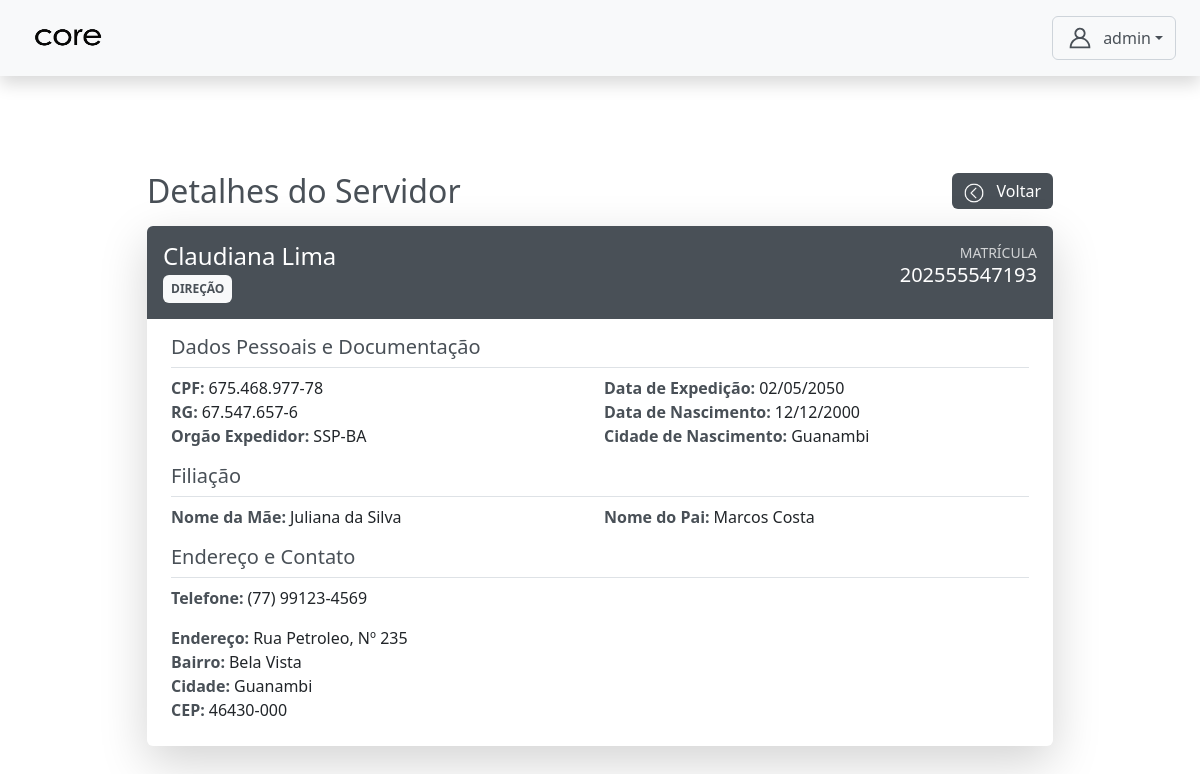
The page /autenticacao/admin/servidores/22/ver/ (signed in) on the database its author committed.
### core/models.py (models this page shows, shortened)
class CustomUser(AbstractUser):
    TIPO_CHOICES = (
        ('admin', 'Admin'),
        ('professor', 'Professor'),
        ('aluno', 'Aluno'),
        ('servidor', 'Servidor'),
        ('direcao', 'Direção'), # <-- 'direcao' está correto
    )
    EIXO_CHOICES = (
        ('SAUDE', 'Eixo da Saúde'),
        ('GESTAO', 'Eixo de Gestão'),
    )
    tipo = models.CharField(max_length=10, choices=TIPO_CHOICES, default='admin')
    eixo = models.CharField(
        max_length=10,
        choices=EIXO_CHOICES,
        null=True,
        blank=True,
        help_text="Eixo ao qual o servidor pertence."
    )
    data_nascimento = models.DateField(null=True, blank=True)
    cpf = models.CharField(max_length=14, unique=True, null=True, blank=True)
    rg = models.CharField(max_length=12, unique=True, null=True, blank=True)
    orgao = models.CharField(max_length=10, null=True, blank=True)
    data_expedicao = models.DateField(null=True, blank=True)
    cidade_nascimento = models.CharField(max_length=100, null=True, blank=True)
    numero_matricula = models.CharField(max_length=20, unique=True, blank=True, null=True)
    nome_pai = models.CharField(max_length=150, blank=True, null=True)
    nome_mae = models.CharField(max_length=150, blank=True, null=True)
    responsavel_matricula = models.CharField(max_length=150, blank=True, null=True)
    endereco_rua = models.CharField(max_length=150, blank=True, null=True)
    endereco_numero = models.CharField(max_length=10, blank=True, null=True)
    endereco_bairro = models.CharField(max_length=100, blank=True, null=True)
    endereco_cidade = models.CharField(max_length=100, blank=True, null=True)
    endereco_cep = models.CharField(max_length=9, blank=True, null=True)
    telefone = models.CharField(max_length=15, blank=True, null=True)
    senha_temporaria = models.BooleanField(default=False)

### autenticacao/views.py (the view)
# urls.py: path('admin/servidores/<int:servidor_id>/ver/', views.ver_detalhes_servidor, name='ver_detalhes_servidor'),
@login_required
@role_required('admin')
def ver_detalhes_servidor(request, servidor_id):
    servidor = get_object_or_404(
        CustomUser,
        id=servidor_id,
        tipo__in=['servidor', 'direcao']
    )
    context = {
        'servidor': servidor
    }
    return render(request, 'admin/servidor_crud/detalhes_servidor.html', context)

### templates/admin/servidor_crud/detalhes_servidor.html (shortened to what this page needs)
{% extends 'base4.html' %}
{% load static %}
{% block content %}
<div class="container mt-5">
    <div class="row justify-content-center">
        <div class="col-lg-10 col-md-12">
            <div class="d-flex justify-content-between align-items-center mb-3">
                <h2 class="mb-0 text-dark">Detalhes do Servidor</h2>
                <a href="{% url 'gerenciar_servidores' %}" class="btn btn-secondary">
                    <img src="{% static 'assets/img/voltar.png' %}" width='20px' height='20px' class="me-2">
                    Voltar
                </a>
            </div>
            <div class="card p-0 shadow-lg border-0">
                <div class="card-body p-0">
                    <div class="bg-secondary text-white p-3 mb-3 d-flex justify-content-between align-items-start rounded-top">
                        <div>
                            <h4 class="mb-0 text-white">{{ servidor.get_full_name }}</h4>
                            <p class="mb-0 mt-1">
                                {% if servidor.tipo == 'direcao' %}
                                    <span class="badge bg-light text-secondary p-2 me-2">DIREÇÃO</span>
                                {% elif servidor.tipo == 'servidor' %}
                                    <span class="badge bg-light text-secondary p-2 me-2">ADMINISTRATIVO</span>
                                    {% if servidor.eixo %}
                                        <span class="text-white opacity-75"> | Eixo: {{ servidor.get_eixo_display }}</span>
                                    {% endif %}
                                {% endif %}
                            </p>
                        </div>
                        <div class="d-flex flex-column align-items-end">
                            <small class="opacity-75">MATRÍCULA</small>
                            <strong class="h5 mb-0">{{ servidor.numero_matricula|default:"N/A" }}</strong>
                        </div>
                    </div>
                    <div class="px-4 pb-4">
                        <h5 class="mb-2 text-secondary border-bottom pb-2">Dados Pessoais e Documentação</h5>
                        <div class="row g-2 mb-3">
                            <div class="col-md-6">
                                <div class="d-flex mb-0">
                                    <strong class="me-1 text-dark">CPF:</strong>
                                    <span>
                                        {% if servidor.cpf %}
                                            {% with cpf=servidor.cpf %}
                                                {{ cpf|slice:":3" }}.{{ cpf|slice:"3:6" }}.{{ cpf|slice:"6:9" }}-{{ cpf|slice:"9:" }}
                                            {% endwith %}
                                        {% else %}
                                            <span class="text-muted">Não informado</span>
                                        {% endif %}
                                    </span>
                                </div>
                                <div class="d-flex mb-0">
                                    <strong class="me-1 text-dark">RG:</strong>
                                    <span>
                                        {% if servidor.rg %}
                                            {% with rg=servidor.rg %}
                                                {{ rg|slice:":2" }}.{{ rg|slice:"2:5" }}.{{ rg|slice:"5:8" }}-{{ rg|slice:"8:" }}
                                            {% endwith %}
                                        {% else %}
                                            <span class="text-muted">Não informado</span>
                                        {% endif %}
                                    </span>
                                </div>
                                <div class="d-flex mb-0">
                                    <strong class="me-1 text-dark">Orgão Expedidor:</strong>
                                    <span>{{ servidor.orgao|default:"Não informado" }}</span>
                                </div>
                            </div>
                            <div class="col-md-6">
                                <div class="d-flex mb-0">
                                    <strong class="me-1 text-dark">Data de Expedição:</strong>
                                    <span>{{ servidor.data_expedicao|date:"d/m/Y"|default:"Não informada" }}</span>
                                </div>
                                <div class="d-flex mb-0">
                                    <strong class="me-1 text-dark">Data de Nascimento:</strong>
                                    <span>{{ servidor.data_nascimento|date:"d/m/Y"|default:"Não informada" }}</span>
                                </div>
                                <div class="d-flex mb-0">
                                    <strong class="me-1 text-dark">Cidade de Nascimento:</strong>
                                    <span>{{ servidor.cidade_nascimento|default:"Não informada" }}</span>
                                </div>
                            </div>
                        </div>
                        <h5 class="mb-2 text-secondary border-bottom pb-2 mt-3">Filiação</h5>
                        <div class="row g-2 mb-3">
                            <div class="col-md-6">
                                <div class="d-flex mb-0">
                                    <strong class="me-1 text-dark">Nome da Mãe:</strong>
                                    <span>{{ servidor.nome_mae|default:"Não informado" }}</span>
                                </div>
                            </div>
                            <div class="col-md-6">
                                <div class="d-flex mb-0">
                                    <strong class="me-1 text-dark">Nome do Pai:</strong>
                                    <span>{{ servidor.nome_pai|default:"Não informado" }}</span>
                                </div>
                            </div>
                        </div>
                        <h5 class="mb-2 text-secondary border-bottom pb-2 mt-3">Endereço e Contato</h5>
                        <div class="row g-2 mb-3">
                                <div class="d-flex mb-0">
                                    <strong class="me-1 text-dark">Telefone:</strong>
                                    <span>{{ servidor.telefone|default:"Não informado" }}</span>
                                </div>
                            </div>
                            <div class="col-md-6">
                                <div class="d-flex mb-0">
                                    <strong class="me-1 text-dark">Endereço:</strong>
                                    <span> {{ servidor.endereco_rua|default:"-" }}, Nº {{ servidor.endereco_numero|default:"-" }}</span>
                                </div>
                                <div class="d-flex mb-0">
                                    <strong class="me-1 text-dark">Bairro:</strong>
                                    <span>{{ servidor.endereco_bairro|default:"-" }}</span>
                                </div>
                                <div class="d-flex mb-0">
                                    <strong class="me-1 text-dark">Cidade:</strong>
                                    <span>{{ servidor.endereco_cidade|default:"-" }} </span>
                                </div>
                                <div class="d-flex mb-0">
                                    <strong class="me-1 text-dark">CEP:</strong>
                                    <span>{{ servidor.endereco_cep|default:"-" }}</span>
                                </div>
                            </div>
                        </div>
                    </div>
                </div>
            </div>
        </div>
    </div>
{% endblock content %}

### templates/base4.html (shortened to what this page needs)
{% load static %}
<!DOCTYPE html>
<html lang="pt-br">
<head>
  <link rel="stylesheet" href="{% static 'css/bootstrap.min.css' %}" />
  <link rel="stylesheet" href="{% static 'css/style.css' %}" />
</head>
<body>
  <nav class="navbar navbar-light bg-light justify-content-between px-4 py-3 shadow">
    <span class="navbar-brand mb-0 h1">
      <img src="{%static 'assets/icon/core3.png'%}" width='100%' height='30px' class="me-2">
    </span>
    <div class="d-flex align-items-center">
      <div class="dropdown">
        <button class="btn btn-outline-secondary dropdown-toggle d-flex align-items-center" type="button" data-bs-toggle="dropdown">
        <span>{{ request.user.get_full_name|default:request.user.username }}</span>
      </button>
    </div>
  </div>
</nav>
  <main class="container py-5">
    {% block content %}
    {% endblock content %}
  </main>
</body>
</html>

### static/css/style.css (style rules this page uses)
:root { --bs-secondary: #495057; --bs-link-color: #495057; --bs-link-hover-color: #495057; --bs-code-color: #495057; --bs-primary-rgb: 180, 195, 205; --bs-dark-rgb: 73, 80, 87; --bs-danger-rgb: 188, 208, 199; --bs-info-rgb: 220, 53, 69; --bs-warning-rgb: 220, 53, 69; --bs-secondary-rgb: 73, 80, 87; --bs-black-rgb: 33, 37, 41; --bs-body-bg-rgb: 255, 106, 0; }
.text-dark { --bs-text-opacity: 1; color: rgba(var(--bs-dark-rgb), var(--bs-text-opacity)) !important; }
.btn-outline-secondary { --bs-btn-color: #495057; --bs-btn-border-color: #ced4da; --bs-btn-hover-color: #fff; --bs-btn-hover-bg: #495057; --bs-btn-hover-border-color: #495057; --bs-btn-focus-shadow-rgb: 206, 212, 218; --bs-btn-active-color: #fff; --bs-btn-active-bg: #495057; --bs-btn-active-border-color: #495057; --bs-btn-active-shadow: inset 0 3px 5px rgba(0, 0, 0, 0.125); --bs-btn-disabled-color: #495057; --bs-btn-disabled-bg: transparent; --bs-btn-disabled-border-color: #495057; --bs-gradient: none; }
.btn-secondary { --bs-btn-color: #fff; --bs-btn-bg: #495057; --bs-btn-border-color: #ff6495057a00; --bs-btn-hover-color: #fff; --bs-btn-hover-bg: #495057; --bs-btn-hover-border-color: #495057; --bs-btn-focus-shadow-rgb: 206, 212, 218; --bs-btn-active-color: #fff; --bs-btn-active-bg: #495057; --bs-btn-active-border-color: #495057; --bs-btn-active-shadow: inset 0 3px 5px rgba(0, 0, 0, 0.125); --bs-btn-disabled-color: #fff; --bs-btn-disabled-bg: #495057; --bs-btn-disabled-border-color: #495057; }
.bg-secondary { --bs-bg-opacity: 1; background-color: rgba(var(--bs-secondary-rgb), var(--bs-bg-opacity)) !important; }
.dropdown .btn-outline-secondary:hover img, .btn-secondary img { filter: brightness(0) invert(1); }

### rows shown on the page
CustomUser: user.get_full_name "admin"
CustomUser: get_full_name "Claudiana Lima", numero_matricula "202555547193", cpf "675", cpf "468", cpf "977", cpf "78", rg "67", rg "547", rg "657", rg "6", orgao "SSP-BA", data_expedicao "02/05/2050", data_nascimento "12/12/2000", cidade_nascimento "Guanambi", nome_mae "Juliana da Silva", nome_pai "Marcos Costa", telefone "(77) 99123-4569", endereco_rua "Rua Petroleo", endereco_numero "235", endereco_bairro "Bela Vista", endereco_cidade "Guanambi", endereco_cep "46430-000"
